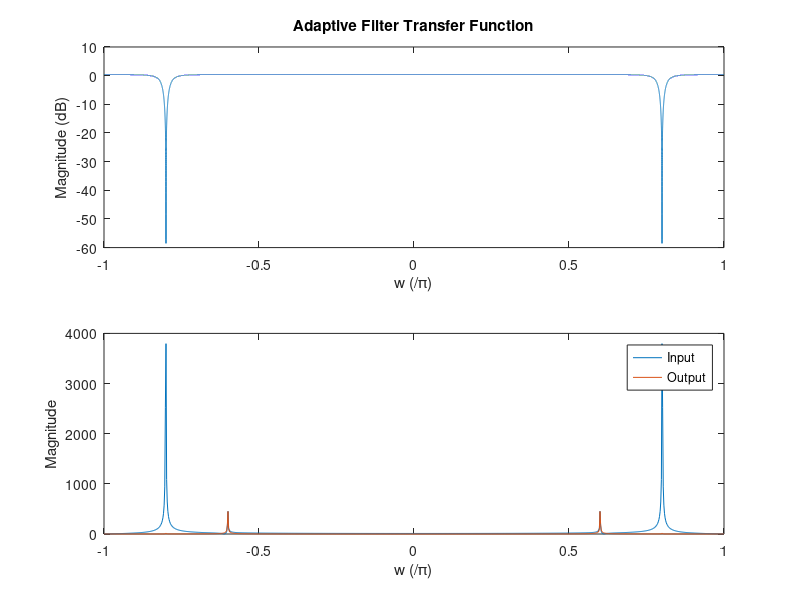

Recreate this plot in MATLAB.
% Adaptive notch
clear; clc;

% Calibrate initial values to specify attributes of adaptive filter 
r = 0.95;
mu = 1E-6;
N = 50000;

% Initialize signal arrays for use in algorithm
e = zeros(1,N);
y = zeros(1,N);
a = zeros(1,N);
w = linspace(-pi, pi, N);
z = exp(1i*w);

n = 1:N;
f_desired = 0.3;
f_noise = 0.4;
desired = cos(2*pi*f_desired*n);    % Clean signal 
noise = 10*cos(2*pi*f_noise*n);   % Strong interference 
x = desired + noise;          % Combined input signal

for i = 3:N-1
    e(i) = x(i)+a(i)*x(i-1)+x(i-2);
    y(i) = e(i)-r*a(i)*y(i-1)-(r^2)*y(i-2);
    if ((a(i)>=-2)&&(a(i)<2)) 
        a(i+1) = a(i)-mu*y(i)*x(i-1);
    else 
        a(i+1) = 0;
    end 
end

% [H_adaptive, w] = freqz([1 a(end) 1], [1 r*a(end) r^2], 'whole', N);
% H_adaptive = fftshift(H_adaptive);

H_adaptive = (1+a(end)*z.^(-1)+z.^(-2))./(1+r*a(end)*z.^(-1)+r^2*z.^(-2));
% H_adaptive = fftshift(H_adaptive)

% Normalize x axis to radial frequency range between -1 and 1, which 
% corresponds to radial frequencies of -pi and pi.  
w = w/pi;  

subplot(2,1,1)
plot(w, 20*log10(abs(H_adaptive)))
title('Adaptive Filter Transfer Function');
xlabel('w (/\pi)'); ylabel('Magnitude (dB)');

subplot(2,1,2)
H_x = fftshift(fft(x(end-1000: end), 1001));
H_y = fftshift(fft(y(end-1000:end), 1001));
w_ = linspace(-pi, pi, 1001)/pi;
plot(w_, abs(H_x));
hold on;
plot(w_, abs(H_y));
xlabel('w (/\pi)'); ylabel('Magnitude');
legend('Input', 'Output');

% Frequency Responses
% H_desired = fftshift(fft(desired,N));
% H_noise = fftshift(fft(noise,N));
% H_input = fftshift(fft(x,N));
% H_output = fftshift(fft(y,N));
% H_adaptive = (1+a(end)*z.^(-1)+z.^(-2))./(1+r*a(end)*z.^(-1)+r^2*z.^(-2))
% 
% 
% % Plot of Desired Signal
% figure(1)
% plot(w,abs(H_desired),'LineWidth',1)
% xlabel('w')
% ylabel('H_{desired}')
% xlim([0,2*pi])
% 
% % Plot of Noisy Signal 
% figure(2) 
% plot(w,abs(H_noise),'LineWidth',1)
% xlabel('w')
% ylabel('H_{noise}')
% xlim([0,2*pi])
% 
% % Plot of Input Signal 
% figure(3)
% plot(w,abs(H_input),'LineWidth',1)
% xlabel('w')
% ylabel('H_{input}')
% xlim([0,2*pi])
% 
% % Plot of Output Signal 
% figure(3)
% plot(w,abs(H_output),'LineWidth',1)
% xlabel('w')
% ylabel('H_{output}')
% xlim([0,2*pi])
% 
% % Plot of Adaptive Filter
% figure(4)
% plot(w,abs(H_adaptive),'LineWidth',1)
% xlabel('w')
% ylabel('H_{adaptive}')
% axis([0,2*pi,0,1.2])
% 



